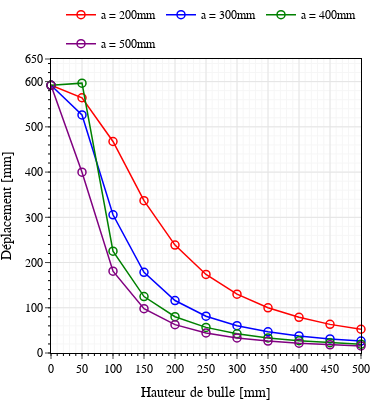

Write notebook code for a chart like this one.
### Code cell
fig = go.Figure()
fig.update_layout(width=370,height = 400,plot_bgcolor='white',margin=dict(l=0, r=00, t=0, b=0),legend=dict(x=1.0,y=1.2,xanchor="right",orientation="h"),font=dict(family='Linux Libertine',color='black'),coloraxis_showscale=False)
fig.update_xaxes(title_text="Hauteur de bulle [mm]",range=[0,500],tickvals = np.arange(0,550,50),
                 showline=True,showgrid=True,gridcolor='rgb(228,228,228)',linecolor='black',mirror=True,tickson="boundaries",minor=dict(ticklen=2, tickcolor="black",nticks=20, tickmode='auto', showgrid=True),ticks="outside")
fig.update_yaxes(title_text="Déplacement [mm]",range=[0,650],tickvals = [0,100,200,300,400,500,600,650],
                 showline=True,showgrid=True,gridcolor='rgb(228,228,228)',linecolor='black',mirror=True,tickson="boundaries",minor=dict(ticklen=2, tickcolor="black", nticks=10, showgrid=True),tickmode = 'array',ticks="outside",
                 )
show = False
col = ['red','blue','green','purple']
for k in range(len(a_bulle)):
    a = a_bulle[k]
    d = data[data['a bulle'] == a]
    fig.add_trace(go.Scatter(
            x=h_bulle,y=d['disp'],
            mode='lines+markers',
            name="a = {}mm".format(a),
            line=dict(width=1.5,color=col[k]),showlegend=True,legendgroup=str(a),
            marker_symbol=100,marker_line_color=col[k], marker_color=col[k],marker_line_width=1.5, marker_size=8,
        ))
fig.update_traces(cliponaxis=False)

fig.write_image("plot.pdf")

fig.show()

### Figure 1 — Plotly figure (JSON) as saved in the notebook; plotly's stock layout.template omitted (floating-point values rounded to 4 significant figures)
{"data": [{"cliponaxis": false, "legendgroup": "200", "line": {"color": "red", "width": 1.5}, "marker": {"color": "red", "line": {"color": "red", "width": 1.5}, "size": 8, "symbol": 100}, "mode": "lines+markers", "name": "a = 200mm", "showlegend": true, "type": "scatter", "x": [0, 50, 100, 150, 200, 250, 300, 350, 400, 450, 500], "y": [591.9, 564.3, 467.6, 336.8, 238.6, 173.7, 130, 100, 79, 63.3, 52.5]}, {"cliponaxis": false, "legendgroup": "300", "line": {"color": "blue", "width": 1.5}, "marker": {"color": "blue", "line": {"color": "blue", "width": 1.5}, "size": 8, "symbol": 100}, "mode": "lines+markers", "name": "a = 300mm", "showlegend": true, "type": "scatter", "x": [0, 50, 100, 150, 200, 250, 300, 350, 400, 450, 500], "y": [591.9, 526.3, 305.5, 178.3, 116, 81.4, 60.4, 46.8, 37.8, 31.2, 26.3]}, {"cliponaxis": false, "legendgroup": "400", "line": {"color": "green", "width": 1.5}, "marker": {"color": "green", "line": {"color": "green", "width": 1.5}, "size": 8, "symbol": 100}, "mode": "lines+markers", "name": "a = 400mm", "showlegend": true, "type": "scatter", "x": [0, 50, 100, 150, 200, 250, 300, 350, 400, 450, 500], "y": [591.9, 596.6, 225, 124.8, 80.2, 56.6, 42.4, 33.3, 27.2, 22.7, 19.4]}, {"cliponaxis": false, "legendgroup": "500", "line": {"color": "purple", "width": 1.5}, "marker": {"color": "purple", "line": {"color": "purple", "width": 1.5}, "size": 8, "symbol": 100}, "mode": "lines+markers", "name": "a = 500mm", "showlegend": true, "type": "scatter", "x": [0, 50, 100, 150, 200, 250, 300, 350, 400, 450, 500], "y": [591.9, 399.8, 180.8, 98, 62.7, 44.4, 33.4, 26.4, 21.7, 18.1, 15.6]}], "layout": {"coloraxis": {"showscale": false}, "font": {"color": "black", "family": "Linux Libertine"}, "height": 400, "legend": {"orientation": "h", "x": 1, "xanchor": "right", "y": 1.2}, "margin": {"b": 0, "l": 0, "r": 0, "t": 0}, "plot_bgcolor": "white", "width": 370, "xaxis": {"gridcolor": "rgb(228,228,228)", "linecolor": "black", "minor": {"nticks": 20, "showgrid": true, "tickcolor": "black", "ticklen": 2, "tickmode": "auto"}, "mirror": true, "range": [0, 500], "showgrid": true, "showline": true, "ticks": "outside", "tickson": "boundaries", "tickvals": [0, 50, 100, 150, 200, 250, 300, 350, 400, 450, 500], "title": {"text": "Hauteur de bulle [mm]"}}, "yaxis": {"gridcolor": "rgb(228,228,228)", "linecolor": "black", "minor": {"nticks": 10, "showgrid": true, "tickcolor": "black", "ticklen": 2}, "mirror": true, "range": [0, 650], "showgrid": true, "showline": true, "tickmode": "array", "ticks": "outside", "tickson": "boundaries", "tickvals": [0, 100, 200, 300, 400, 500, 600, 650], "title": {"text": "Déplacement [mm]"}}}}
